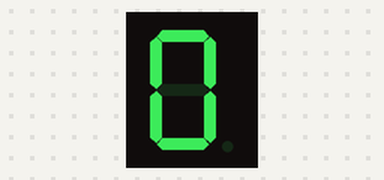
This sketch was run on a simulated Arduino Uno, built with avr-gcc and run on an emulated ATmega328P. On the bench: 1-digit seven-segment display. Wiring (inferred from the names in the program): 1-digit 7-segment display, segments lit when HIGH: segments pin 1, pin 2, pin 3, pin 4, pin 5, pin 6, pin 7. The segment pins are drawn as the display they are named for.

Above: at 0.1 s.
At 1.1 s:
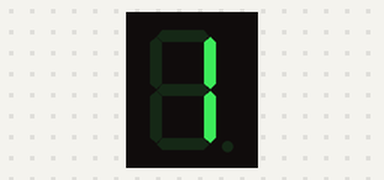
At 2.1 s:
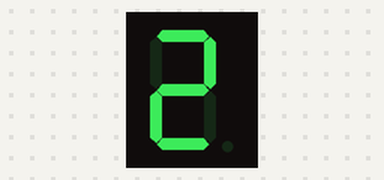
At 5.1 s:
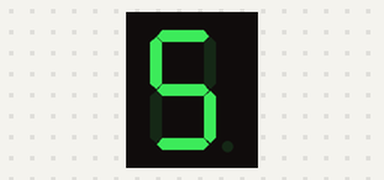
At 7.1 s:
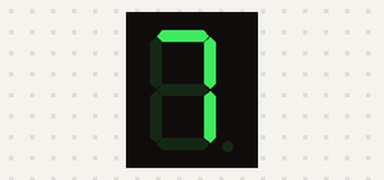
At 10.1 s:
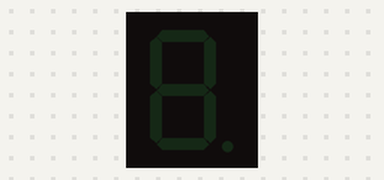

The sketch:

seven.ino
```cpp
/*
 Seven segment counter
 makes your seven segment count from 0 to 9 every 1 second
 Created by: Mohsen Nasiri
 visit our site: www.fountainofthoughts.net
 */

//Defining pins
int a = 1;
int b = 2;
int c = 3;
int d = 4;
int e = 5;
int f = 6;
int g = 7;
void setup () {
  pinMode(1,OUTPUT);
  pinMode(2,OUTPUT);
  pinMode(3,OUTPUT);
  pinMode(4,OUTPUT);
  pinMode(5,OUTPUT);
  pinMode(6,OUTPUT);
  pinMode(7,OUTPUT);
}
  void loop () {
 // shows number 0 on segement
   digitalWrite(a,HIGH);
   digitalWrite(b,HIGH);
   digitalWrite(c,HIGH);
   digitalWrite(d,HIGH);
   digitalWrite(f,HIGH);
   digitalWrite(e,HIGH);
   delay(1000);
   digitalWrite(a,LOW);
   digitalWrite(b,LOW);
   digitalWrite(c,LOW);
   digitalWrite(d,LOW);
   digitalWrite(f,LOW);
   digitalWrite(e,LOW);
 // shows number 1 on segement
   digitalWrite(b,HIGH);
   digitalWrite(c,HIGH);
   delay(1000);
   digitalWrite(b,LOW);
   digitalWrite(c,LOW);
 // shows number 2 on segment
   digitalWrite(a,HIGH);
   digitalWrite(b,HIGH);
   digitalWrite(g,HIGH);
   digitalWrite(e,HIGH);
   digitalWrite(d,HIGH);
   delay(1000);
   digitalWrite(a,LOW);
   digitalWrite(b,LOW);
   digitalWrite(g,LOW);
   digitalWrite(e,LOW);
   digitalWrite(d,LOW);
 // shows number 3 on segment
   digitalWrite(a,HIGH);
   digitalWrite(b,HIGH);
   digitalWrite(g,HIGH);
   digitalWrite(c,HIGH);
   digitalWrite(d,HIGH);
   delay(1000);
   digitalWrite(a,LOW);
   digitalWrite(b,LOW);
   digitalWrite(g,LOW);
   digitalWrite(c,LOW);
   digitalWrite(d,LOW);
 // shows number 4 on segment
   digitalWrite(f,HIGH);
   digitalWrite(g,HIGH);
   digitalWrite(b,HIGH);
   digitalWrite(c,HIGH);
   delay(1000);
   digitalWrite(f,LOW);
   digitalWrite(g,LOW);
   digitalWrite(b,LOW);
   digitalWrite(c,LOW);
 // shows number 5 on segment
   digitalWrite(a,HIGH);
   digitalWrite(f,HIGH);
   digitalWrite(g,HIGH);
   digitalWrite(c,HIGH);
   digitalWrite(d,HIGH);
   delay(1000);
   digitalWrite(a,LOW);
   digitalWrite(f,LOW);
   digitalWrite(g,LOW);
   digitalWrite(c,LOW);
   digitalWrite(d,LOW);
// shows number 6 on segment
   digitalWrite(a,HIGH);
   digitalWrite(f,HIGH);
   digitalWrite(g,HIGH);
   digitalWrite(c,HIGH);
   digitalWrite(d,HIGH);
   digitalWrite(e,HIGH);
   delay(1000);
   digitalWrite(a,LOW);
   digitalWrite(f,LOW);
   digitalWrite(g,LOW);
   digitalWrite(c,LOW);
   digitalWrite(d,LOW);
   digitalWrite(e,LOW);
 // shows number 7 on segement
   digitalWrite(a,HIGH);
   digitalWrite(b,HIGH);
   digitalWrite(c,HIGH);
   delay(1000);
   digitalWrite(a,LOW);
   digitalWrite(b,LOW);
   digitalWrite(c,LOW);
 // shows number 8 on segement
   digitalWrite(a,HIGH);
   digitalWrite(b,HIGH);
   digitalWrite(c,HIGH);
   digitalWrite(d,HIGH);
   digitalWrite(e,HIGH);
   digitalWrite(f,HIGH);
   digitalWrite(g,HIGH);
   delay(1000);
   digitalWrite(a,LOW);
   digitalWrite(b,LOW);
   digitalWrite(c,LOW);
   digitalWrite(d,LOW);
   digitalWrite(e,LOW);
   digitalWrite(f,LOW);
   digitalWrite(g,LOW);
 // shows number 9 on segement
   digitalWrite(a,HIGH);
   digitalWrite(b,HIGH);
   digitalWrite(c,HIGH);
   digitalWrite(d,HIGH);
   digitalWrite(f,HIGH);
   digitalWrite(g,HIGH);
   delay(1000);
   digitalWrite(a,LOW);
   digitalWrite(b,LOW);
   digitalWrite(c,LOW);
   digitalWrite(d,LOW);
   digitalWrite(f,LOW);
   digitalWrite(g,LOW);
   delay(1000);
}
```

Measured:
- by itself, everything shown: repeats every 11.0 s, in 11 steps
- what the display in image 1 shows lasts 1.0 s, from 1.0 s to 2.0 s
